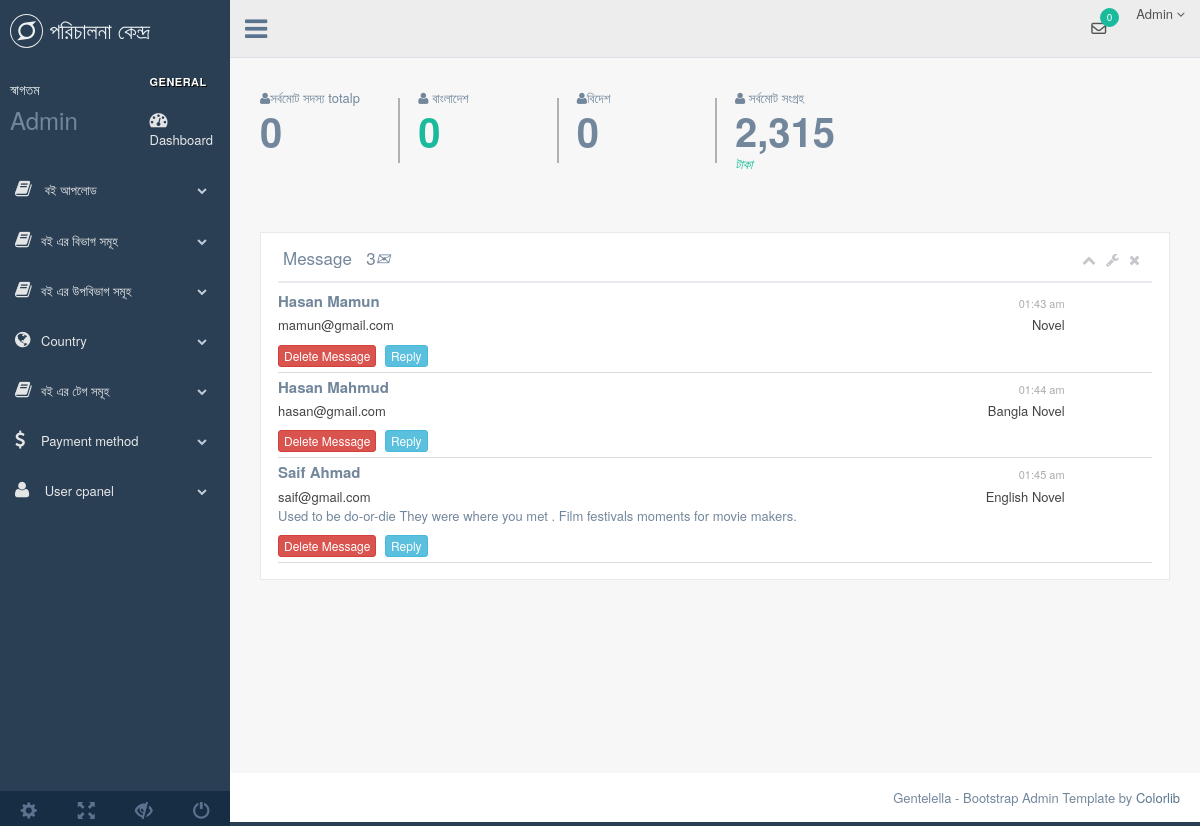
The app's page /index.php/contact_management with its own data.
### tables this page shows
CREATE TABLE `contact` (
  `id` int(10) NOT NULL auto_increment,
  `name` varchar(50) NOT NULL,
  `email` varchar(50) NOT NULL,
  `subject` varchar(50) NOT NULL,
  `time` varchar(50) NOT NULL,
  PRIMARY KEY  (`id`),
  UNIQUE KEY `email` (`email`)
);

### application/controllers/contact_management.php (called while the page is built, shortened)
<?php
class Contact_management extends CI_Controller
{
    public function index()
    {
        $data['title'] = 'Deshboard';
        $data['allContact'] = $this->am->view_with_asc("contact", "*", "id");
        $data['content'] = $this->load->view("admin/dashboard", $data, TRUE);
        $this->load->view("admin/admin_master", $data);
    }
}

### index.php (called while the page is built, shortened)
<?php
require_once BASEPATH.'core/CodeIgniter.php';

### application/models/amader_model.php (called while the page is built, shortened)
<?php
class Amader_Model extends CI_Model
{
    public function view_with_asc($table, $field, $order)
    {
        $this->db->select($field);
        $this->db->from($table);
        $this->db->order_by($order, "asc");
        return $this->db->get()->result();
    }
}

### application/views/admin/dashboard.php (the view, shortened to what this page needs)
<?php
$bd = 0;
$all = 0;
$other = 0;
?>
<div class="row tile_count">
    <div class="col-md-2 col-sm-4 col-xs-6 tile_stats_count">
        <span class="count_top"><i class="fa fa-user"></i>সর্বমোট সদস্য totalp</span>
        <div class="count"><?php echo $all; ?></div>
    </div>
    <div class="col-md-2 col-sm-4 col-xs-6 tile_stats_count">
        <span class="count_top"><i class="fa fa-user"></i> বাংলাদেশ</span>
        <div class="count green"><?php echo $bd; ?></div>
    </div>
    <div class="col-md-2 col-sm-4 col-xs-6 tile_stats_count">
        <span class="count_top"><i class="fa fa-user"></i>বিদেশ</span>
        <div class="count"><?php echo $other; ?></div>
    </div>
    <div class="col-md-2 col-sm-4 col-xs-6 tile_stats_count">
        <span class="count_top"><i class="fa fa-user"></i> সর্বমোট সংগ্রহ</span>
        <div class="count">2,315 </div>
        <span class="count_bottom"><i class="green">টাকা </i> </span>
    </div>
</div>
<br />
<div class="col-md-12">
    <div class="x_panel">
        <div class="x_title">
            <h2>Message&nbsp;&nbsp;&nbsp;<?php
$count = 0;
foreach ($allContact as $ac) {
    $count++;
}
echo $count;
?><i class="glyphicon-envelope"></i> </button></h2>
            <ul class="nav navbar-right panel_toolbox">
                <li><a class="collapse-link"><i class="fa fa-chevron-up"></i></a>
                </li>
                <li class="dropdown">
                    <a href="#" class="dropdown-toggle" data-toggle="dropdown" role="button" aria-expanded="false"><i class="fa fa-wrench"></i></a>
                </li>
                <li><a class="close-link"><i class="fa fa-close"></i></a>
                </li>
            </ul>
            <div class="clearfix"></div>
        </div>
<?php
foreach ($allContact as $ac) {
    ?>
            <div class="mail_list">
                <div class="right">
                    <h3><?php echo $ac->name; ?> <small><?php echo $ac->time; ?></small></h3>
                    <span style="color:#444;"><?php echo $ac->email; ?></span><span style="float:right; color:#444;"><?php echo $ac->subject; ?></span>
                    <p><?php echo read_file("message/message_{$ac->id}.txt"); ?></p>
                    <a href="<?php echo base_url() . "contact_management/delete_message/" . $ac->id; ?>"><button type="button" class="btn btn-danger btn-xs">
                            Delete Message
                        </button></a>
                    <button type="button" class="btn btn-info btn-xs" data-toggle="modal" data-target="#exampleModal" data-whatever="@mdo">Reply</button>
                </div>
            </div>
    <?php
}
?>
    </div>
</div>

### records on screen
contact: name "Hasan Mamun", time "01:43 am", email "mamun@gmail.com", subject "Novel"
contact: name "Hasan Mahmud", time "01:44 am", email "hasan@gmail.com", subject "Bangla Novel"
contact: name "Saif Ahmad", time "01:45 am", email "saif@gmail.com", subject "English Novel", id "Used to be do-or-die They were where you met . Film festivals moments for movie makers."

### other values on screen
$count "0"
$all "0"
$bd "0"
$other "0"
$count "3"
